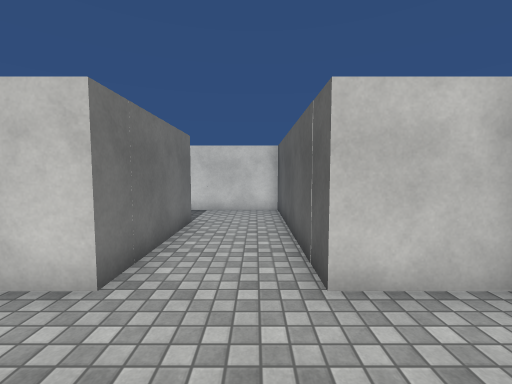
[1] (above)

20 first-person views from a walk through a scene from a Unity 3-D project. The camera is 1.5 m above the floor, tilts 4° down and sees 90° across. The floor is counted in squares, 1 m on a side. Each view is taken from the middle of a square. On the plan, view 1 faces up. The plan holds only what a view shows up to about 13 squares ahead; the rest is blank. The place goes on beyond the plan. The player is left out. Surface patterns are stand-ins for the level's own textures.

[2]
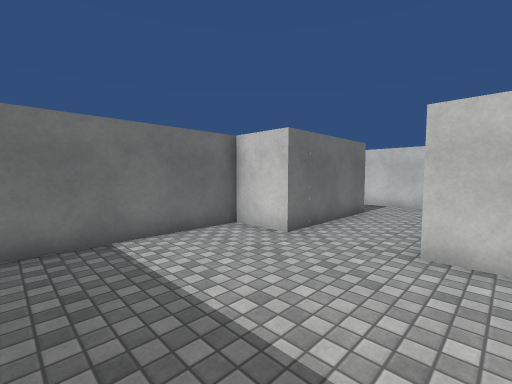

[3]
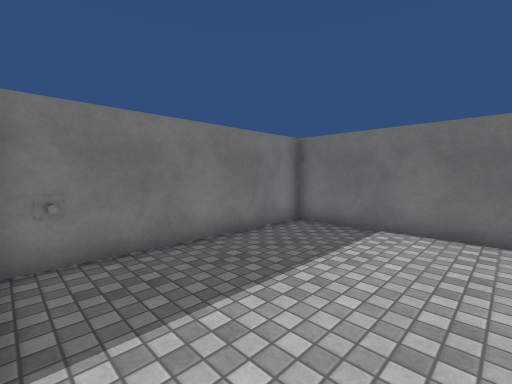

[4]
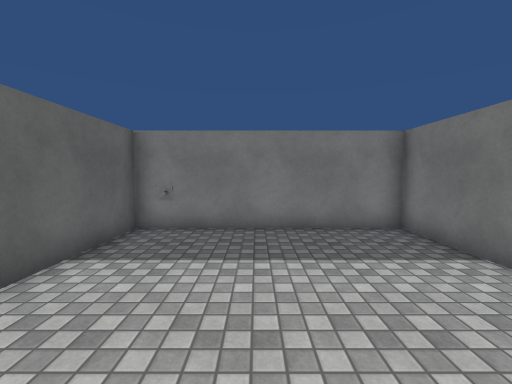

[5]
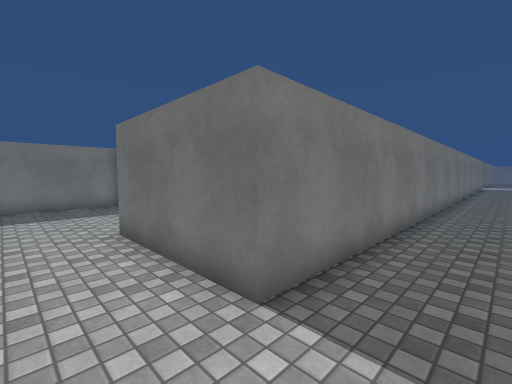

[6]
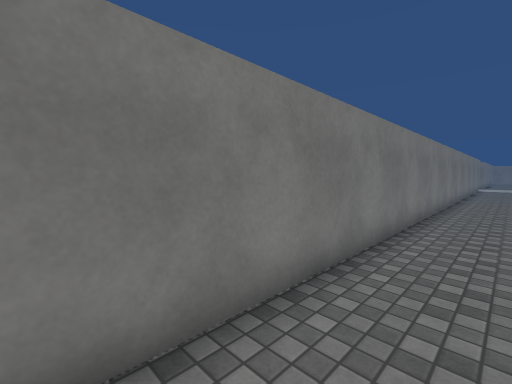

[7]
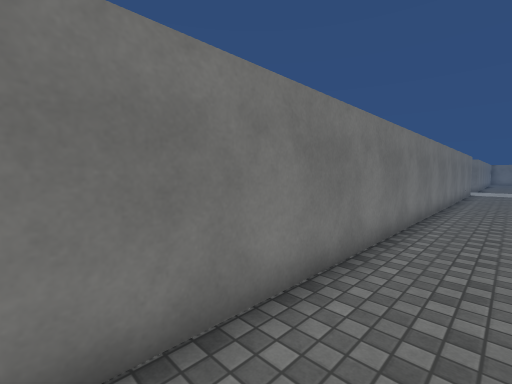

[8]
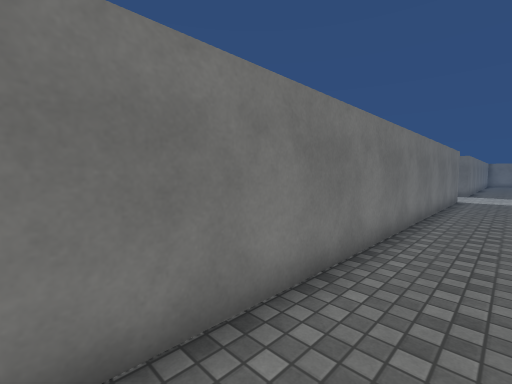

[9]
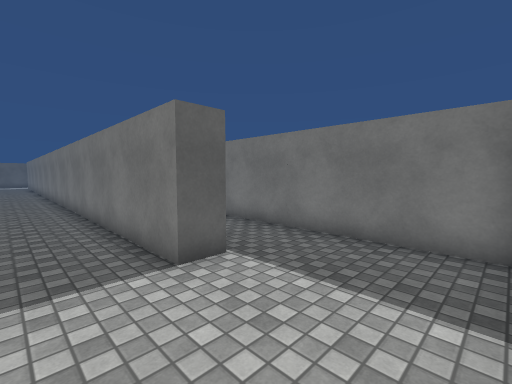

[10]
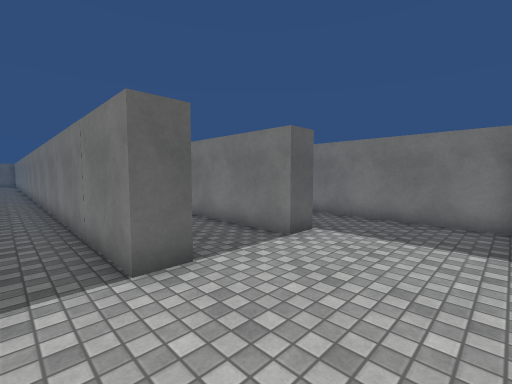

[11]
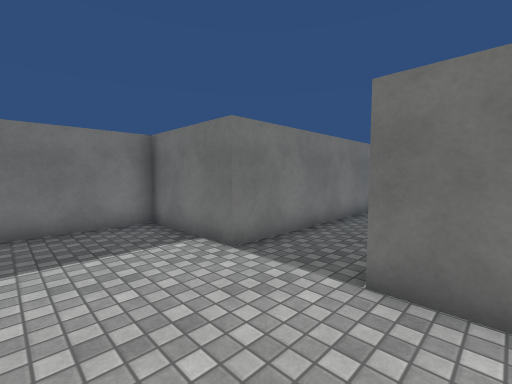

[12]
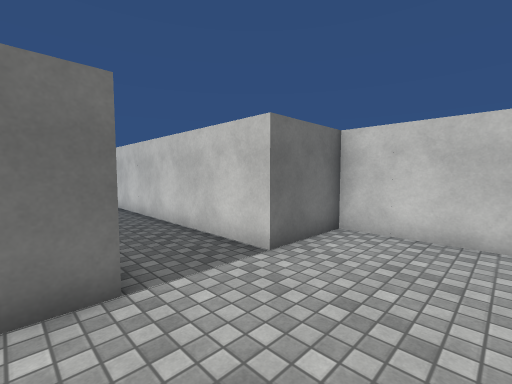

[13]
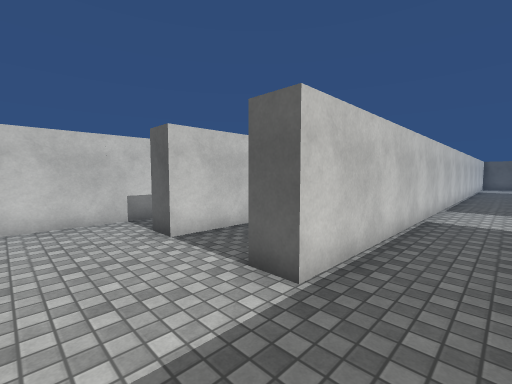

[14]
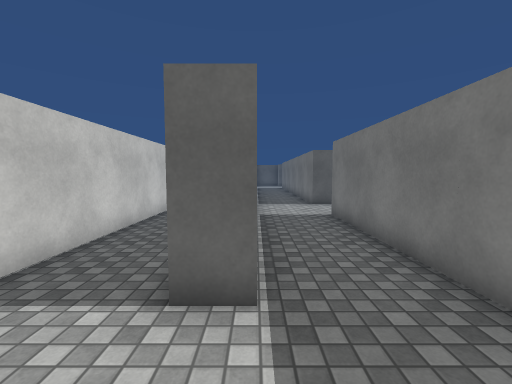

[15]
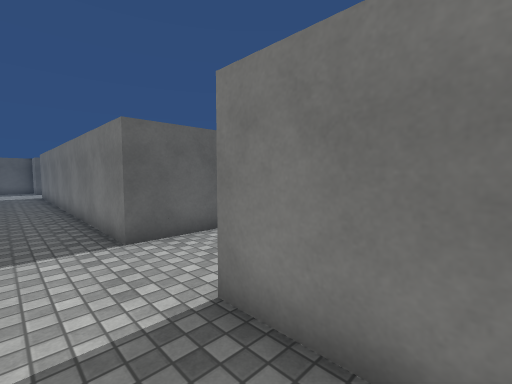

[16]
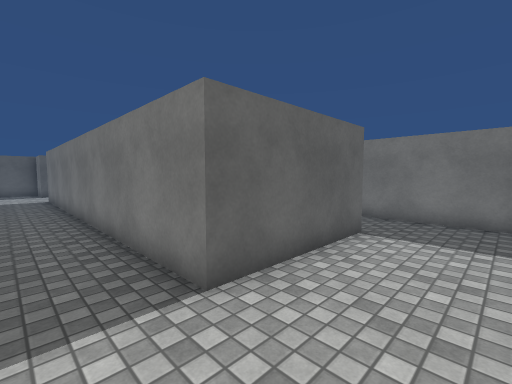

[17]
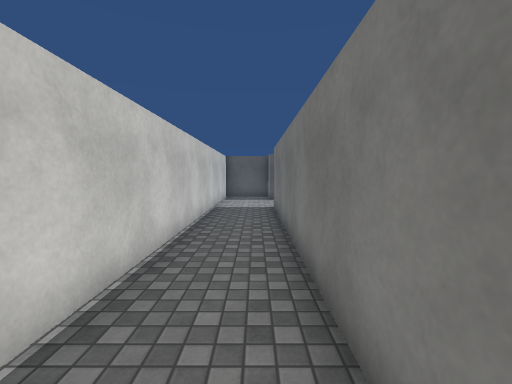

[18]
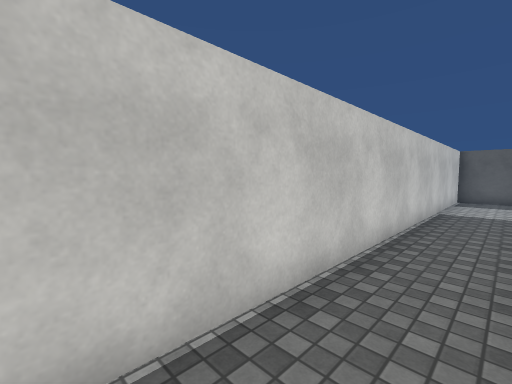

[19]
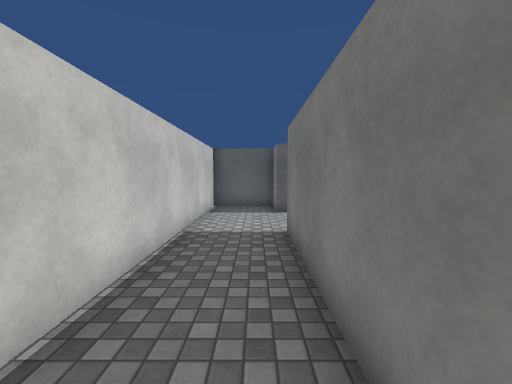

[20]
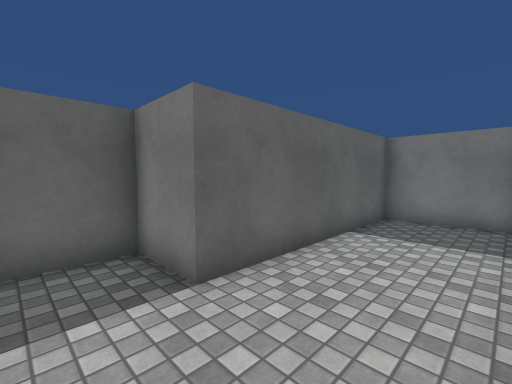

### Floor plan
Points are (right, up) in squares from view 1. A wall is a line through its corners. A room is listed if a view was taken in it or the views show most of it. See-through windows are left out.
Room 1 (views 1, 2, 3)
walls: (-2, 3.2) (-4, 3.2) (-4, -3.1) (3.3, -3.1) (3.3, 0.8); (3.4, 3.2) (0.9, 3.2)
ways out: opening at (-0.5, 3) to room 2
Room 2 (views 4, 5, 6, 7, 8, 9, 10, 11, 12, 13, 14, 15, 16, 17, 18, 19, 20)
walls: (-25.4, 10.7) (-33.2, 10.7) (-33.2, 11.7) (-19.9, 11.7); (-23.3, -0.6) (-23.3, 4.2) (-8.5, 4.2); (-26.1, -3.1) (-22.2, -3.1); (-32.4, 13.6) (-37.3, 13.6) (-37.3, 10.7) (-43.5, 10.7); (-8.1, -3.1) (-5, -3.1) (-5, 4.2) (-3, 4.2) (-3, 7) (-33.2, 7) (-33.2, 8) (-2, 8) (-2, 3.2); (0.9, 3.2) (0.9, 10.7) (-3.1, 10.7); (-43.5, 8) (-37.3, 8) (-37.3, 4.2) (-26.5, 4.2)
ways out: opening at (-0.5, 3) to room 1; opening at (-23, -1.5)

Positions as (right, up) in squares from view 1, and headings:
1: (0, 0), facing up
2: (2, -2), facing up-left
3: (3, 2), facing down-left
4: (0, 4), facing down
5: (0, 10), facing down-left
6: (-4, 10), facing down-left
7: (-10, 10), facing down-left
8: (-16, 10), facing down-left
9: (-37, 10), facing down-right
10: (-37, 13), facing down-right
11: (-34, 12), facing down-left
12: (-34, 7), facing up-left
13: (-36, 5), facing up-right
14: (-36, 7), facing right
15: (-29, 6), facing down-right
16: (-26, 6), facing down-right
17: (-20, 5), facing right
18: (-20, 5), facing up-right
19: (-15, 5), facing right
20: (-8, 6), facing down-right
